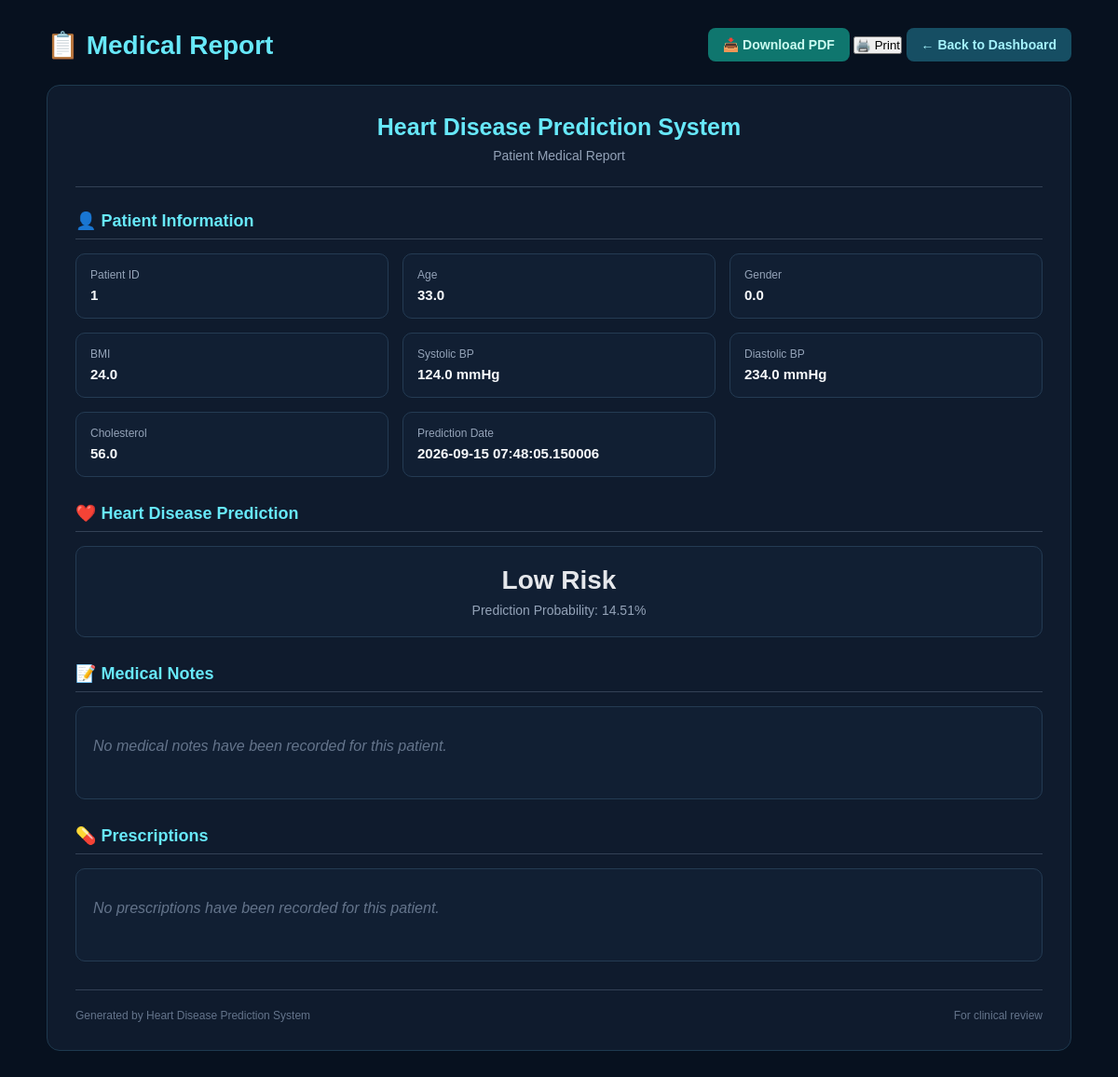
Page /doctor/patient/1/report (signed in) on the earlier database version.
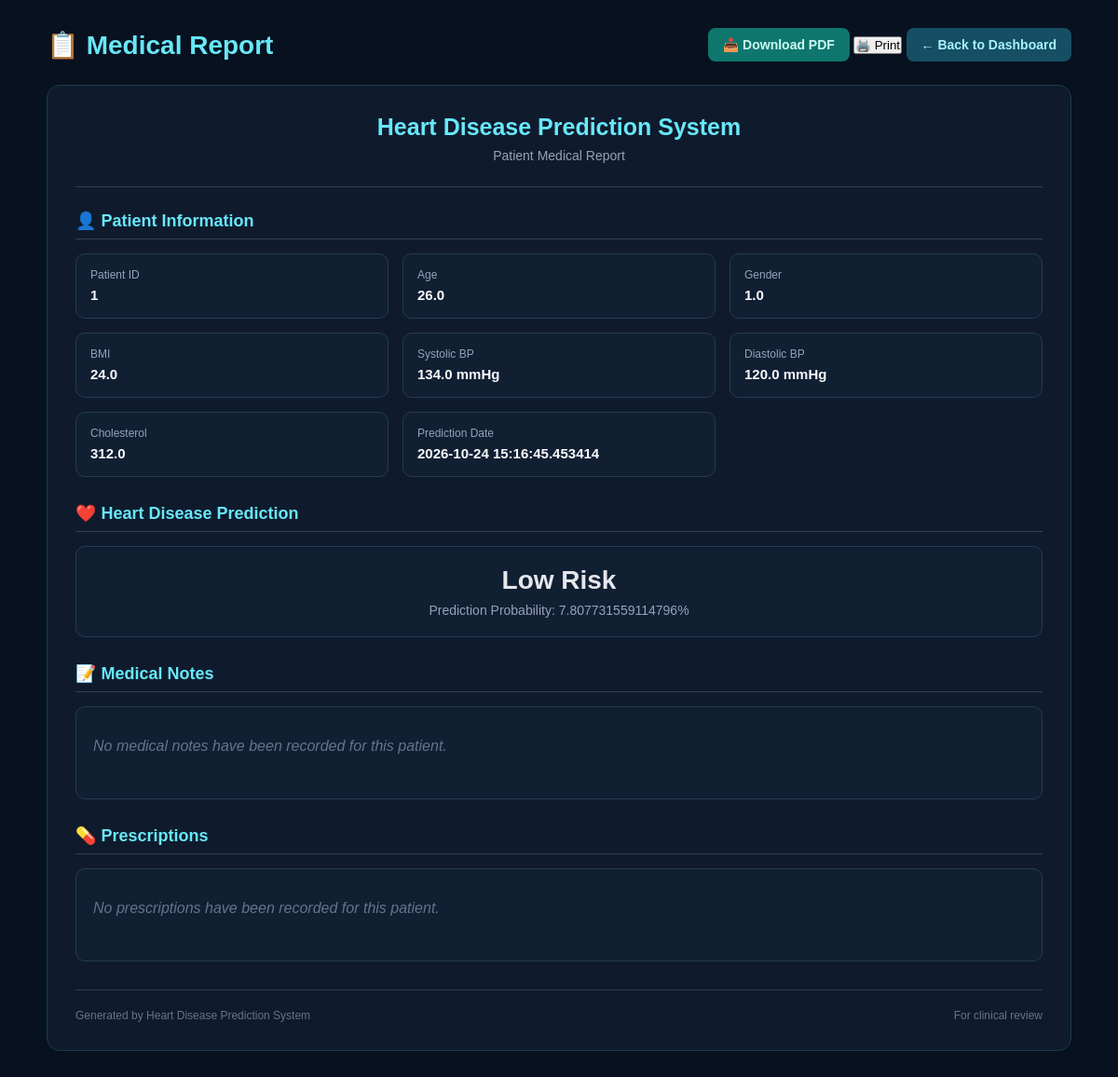
Same page on the later database version.
### app.py (models this page shows)
class Patient(db.Model):
    id = db.Column(
        db.Integer,
        primary_key=True
    )
    patient_code = db.Column(
        db.String(50),
        nullable=True,
        index=True
    )
    age = db.Column(
        db.Float
    )
    gender = db.Column(
        db.Float
    )
    bmi = db.Column(
        db.Float
    )
    systolic = db.Column(
        db.Float
    )
    diastolic = db.Column(
        db.Float
    )
    cholesterol = db.Column(
        db.Float
    )
    risk = db.Column(
        db.String(50)
    )
    probability = db.Column(
        db.Float
    )
    date = db.Column(
        db.DateTime,
        default=datetime.utcnow
    )

### app.py (the view)
@app.route(
    "/doctor/patient/<int:patient_id>/report"
)
def medical_report(patient_id):
    if "role" not in session:
        return redirect(
            "/login"
        )
    patient = Patient.query.get_or_404(
        patient_id
    )
    if session["role"] == "patient":
        if patient.patient_code != session.get(
            "patient_code"
        ):
            return "Access Denied"
    elif session["role"] not in [
        "doctor",
        "admin"
    ]:
        return "Access Denied"
    notes = MedicalNote.query.filter_by(
        patient_id=patient.id
    ).order_by(
        MedicalNote.created_at.desc()
    ).all()
    prescriptions = Prescription.query.filter_by(
        patient_id=patient.id
    ).order_by(
        Prescription.created_at.desc()
    ).all()
    return render_template(
        "medical_report.html",
        patient=patient,
        notes=notes,
        prescriptions=prescriptions
    )

### templates/medical_report.html (shortened to what the changed rows need)
<!DOCTYPE html>
<html lang="en">
<head>
</head>
<body>
<div class="container">
    <div class="top-bar">
    <h1>📋 Medical Report</h1>
</div>
    <div class="report">
        <div class="report-header">
            <h2>Heart Disease Prediction System</h2>
        </div>
        <div class="section">
            <div class="info-grid">
                <div class="info-card">
                    <span class="label">Patient ID</span>
                    <span class="value">
                        {{ patient.id }}
                    </span>
                </div>
                <div class="info-card">
                    <span class="label">Age</span>
                    <span class="value">
                        {{ patient.age }}
                    </span>
                </div>
                <div class="info-card">
                    <span class="label">Gender</span>
                    <span class="value">
                        {{ patient.gender }}
                    </span>
                </div>
                <div class="info-card">
                    <span class="label">BMI</span>
                    <span class="value">
                        {{ patient.bmi }}
                    </span>
                </div>
                <div class="info-card">
                    <span class="label">Systolic BP</span>
                    <span class="value">
                        {{ patient.systolic }} mmHg
                    </span>
                </div>
                <div class="info-card">
                    <span class="label">Diastolic BP</span>
                    <span class="value">
                        {{ patient.diastolic }} mmHg
                    </span>
                </div>
                <div class="info-card">
                    <span class="label">Cholesterol</span>
                    <span class="value">
                        {{ patient.cholesterol }}
                    </span>
                </div>
                <div class="info-card">
                    <span class="label">Prediction Date</span>
                    <span class="value">
                        {{ patient.date }}
                    </span>
                </div>
            </div>
        </div>
        <div class="section">
            <div class="risk-box">
                <div class="risk-value">
                    {{ patient.risk }}
                </div>
                <div class="probability">
                    Prediction Probability:
                    {{ patient.probability }}%
                </div>
            </div>
        </div>
    </div>
</div>
</body>
</html>

Differences in the rows shown:
changed Patient "Low Risk": age "33.0" → "26.0"; gender "0.0" → "1.0"; systolic "124.0" → "134.0"; diastolic "234.0" → "120.0"; cholesterol "56.0" → "312.0"; date "2026-09-15 07:48:05.150006" → "2026-10-24 15:16:45.453414"; probability "14.51" → "7.807731559114796"
